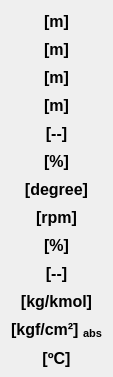
     <widget class="QWidget" name="verticalLayoutWidget_8">
      <property name="geometry">
       <rect>
        <x>382</x>
        <y>16</y>
        <width>101</width>
        <height>377</height>
       </rect>
      </property>
      <layout class="QVBoxLayout" name="verticalLayout_8">
       <property name="spacing">
        <number>6</number>
       </property>
       <property name="bottomMargin">
        <number>0</number>
       </property>
       <item>
        <widget class="QLabel" name="label_13">
         <property name="minimumSize">
          <size>
           <width>0</width>
           <height>22</height>
          </size>
         </property>
         <property name="maximumSize">
          <size>
           <width>16777215</width>
           <height>22</height>
          </size>
         </property>
         <property name="font">
          <font>
           <family>Arial</family>
           <pointsize>12</pointsize>
           <weight>75</weight>
           <italic>false</italic>
           <bold>true</bold>
          </font>
         </property>
         <property name="text">
          <string>&lt;html&gt;&lt;head/&gt;&lt;body&gt;&lt;p align=&quot;center&quot;&gt;[m]&lt;/p&gt;&lt;/body&gt;&lt;/html&gt;</string>
         </property>
         <property name="alignment">
          <set>Qt::AlignCenter</set>
         </property>
        </widget>
       </item>
       <item>
        <widget class="QLabel" name="label_14">
         <property name="minimumSize">
          <size>
           <width>0</width>
           <height>22</height>
          </size>
         </property>
         <property name="maximumSize">
          <size>
           <width>16777215</width>
           <height>22</height>
          </size>
         </property>
         <property name="font">
          <font>
           <family>Arial</family>
           <pointsize>12</pointsize>
           <weight>75</weight>
           <italic>false</italic>
           <bold>true</bold>
          </font>
         </property>
         <property name="text">
          <string>&lt;html&gt;&lt;head/&gt;&lt;body&gt;&lt;p align=&quot;center&quot;&gt;[m]&lt;/p&gt;&lt;/body&gt;&lt;/html&gt;</string>
         </property>
         <property name="alignment">
          <set>Qt::AlignCenter</set>
         </property>
        </widget>
       </item>
       <item>
        <widget class="QLabel" name="label_15">
         <property name="minimumSize">
          <size>
           <width>0</width>
           <height>22</height>
          </size>
         </property>
         <property name="maximumSize">
          <size>
           <width>16777215</width>
           <height>22</height>
          </size>
         </property>
         <property name="font">
          <font>
           <family>Arial</family>
           <pointsize>12</pointsize>
           <weight>75</weight>
           <italic>false</italic>
           <bold>true</bold>
          </font>
         </property>
         <property name="text">
          <string>&lt;html&gt;&lt;head/&gt;&lt;body&gt;&lt;p align=&quot;center&quot;&gt;[m]&lt;/p&gt;&lt;/body&gt;&lt;/html&gt;</string>
         </property>
         <property name="alignment">
          <set>Qt::AlignCenter</set>
         </property>
        </widget>
       </item>
       <item>
        <widget class="QLabel" name="label_16">
         <property name="minimumSize">
          <size>
           <width>0</width>
           <height>22</height>
          </size>
         </property>
         <property name="maximumSize">
          <size>
           <width>16777215</width>
           <height>22</height>
          </size>
         </property>
         <property name="font">
          <font>
           <family>Arial</family>
           <pointsize>12</pointsize>
           <weight>75</weight>
           <italic>false</italic>
           <bold>true</bold>
          </font>
         </property>
         <property name="text">
          <string>&lt;html&gt;&lt;head/&gt;&lt;body&gt;&lt;p align=&quot;center&quot;&gt;[m]&lt;/p&gt;&lt;/body&gt;&lt;/html&gt;</string>
         </property>
         <property name="alignment">
          <set>Qt::AlignCenter</set>
         </property>
        </widget>
       </item>
       <item>
        <widget class="QLabel" name="label_19">
         <property name="minimumSize">
          <size>
           <width>0</width>
           <height>22</height>
          </size>
         </property>
         <property name="maximumSize">
          <size>
           <width>16777215</width>
           <height>22</height>
          </size>
         </property>
         <property name="font">
          <font>
           <family>Arial</family>
           <pointsize>12</pointsize>
           <weight>75</weight>
           <italic>false</italic>
           <bold>true</bold>
          </font>
         </property>
         <property name="text">
          <string>&lt;html&gt;&lt;head/&gt;&lt;body&gt;&lt;p align=&quot;center&quot;&gt;[--]&lt;/p&gt;&lt;/body&gt;&lt;/html&gt;</string>
         </property>
         <property name="alignment">
          <set>Qt::AlignCenter</set>
         </property>
        </widget>
       </item>
       <item>
        <widget class="QLabel" name="label_31">
         <property name="minimumSize">
          <size>
           <width>0</width>
           <height>22</height>
          </size>
         </property>
         <property name="maximumSize">
          <size>
           <width>16777215</width>
           <height>22</height>
          </size>
         </property>
         <property name="font">
          <font>
           <family>Arial</family>
           <pointsize>12</pointsize>
           <weight>75</weight>
           <italic>false</italic>
           <bold>true</bold>
          </font>
         </property>
         <property name="text">
          <string>&lt;html&gt;&lt;head/&gt;&lt;body&gt;&lt;p align=&quot;center&quot;&gt;[%]&lt;/p&gt;&lt;/body&gt;&lt;/html&gt;</string>
         </property>
         <property name="alignment">
          <set>Qt::AlignCenter</set>
         </property>
        </widget>
       </item>
       <item>
        <widget class="QLabel" name="label_32">
         <property name="minimumSize">
          <size>
           <width>0</width>
           <height>22</height>
          </size>
         </property>
         <property name="maximumSize">
          <size>
           <width>16777215</width>
           <height>22</height>
          </size>
         </property>
         <property name="font">
          <font>
           <family>Arial</family>
           <pointsize>12</pointsize>
           <weight>75</weight>
           <italic>false</italic>
           <bold>true</bold>
          </font>
         </property>
         <property name="text">
          <string>&lt;html&gt;&lt;head/&gt;&lt;body&gt;&lt;p align=&quot;center&quot;&gt;[degree]&lt;/p&gt;&lt;/body&gt;&lt;/html&gt;</string>
         </property>
         <property name="alignment">
          <set>Qt::AlignCenter</set>
         </property>
        </widget>
       </item>
       <item>
        <widget class="QLabel" name="label_34">
         <property name="minimumSize">
          <size>
           <width>0</width>
           <height>22</height>
          </size>
         </property>
         <property name="maximumSize">
          <size>
           <width>16777215</width>
           <height>22</height>
          </size>
         </property>
         <property name="font">
          <font>
           <family>Arial</family>
           <pointsize>12</pointsize>
           <weight>75</weight>
           <italic>false</italic>
           <bold>true</bold>
          </font>
         </property>
         <property name="text">
          <string>&lt;html&gt;&lt;head/&gt;&lt;body&gt;&lt;p align=&quot;center&quot;&gt;[rpm]&lt;/p&gt;&lt;/body&gt;&lt;/html&gt;</string>
         </property>
         <property name="alignment">
          <set>Qt::AlignCenter</set>
         </property>
        </widget>
       </item>
       <item>
        <widget class="QLabel" name="label_47">
         <property name="minimumSize">
          <size>
           <width>0</width>
           <height>22</height>
          </size>
         </property>
         <property name="maximumSize">
          <size>
           <width>16777215</width>
           <height>22</height>
          </size>
         </property>
         <property name="font">
          <font>
           <family>Arial</family>
           <pointsize>12</pointsize>
           <weight>75</weight>
           <italic>false</italic>
           <bold>true</bold>
          </font>
         </property>
         <property name="text">
          <string>&lt;html&gt;&lt;head/&gt;&lt;body&gt;&lt;p align=&quot;center&quot;&gt;[%]&lt;/p&gt;&lt;/body&gt;&lt;/html&gt;</string>
         </property>
         <property name="alignment">
          <set>Qt::AlignCenter</set>
         </property>
        </widget>
       </item>
       <item>
        <widget class="QLabel" name="label_48">
         <property name="minimumSize">
          <size>
           <width>0</width>
           <height>22</height>
          </size>
         </property>
         <property name="maximumSize">
          <size>
           <width>16777215</width>
           <height>22</height>
          </size>
         </property>
         <property name="font">
          <font>
           <family>Arial</family>
           <pointsize>12</pointsize>
           <weight>75</weight>
           <italic>false</italic>
           <bold>true</bold>
          </font>
         </property>
         <property name="text">
          <string>&lt;html&gt;&lt;head/&gt;&lt;body&gt;&lt;p align=&quot;center&quot;&gt;[--]&lt;/p&gt;&lt;/body&gt;&lt;/html&gt;</string>
         </property>
         <property name="alignment">
          <set>Qt::AlignCenter</set>
         </property>
        </widget>
       </item>
       <item>
        <widget class="QLabel" name="label_36">
         <property name="minimumSize">
          <size>
           <width>0</width>
           <height>22</height>
          </size>
         </property>
         <property name="maximumSize">
          <size>
           <width>16777215</width>
           <height>22</height>
          </size>
         </property>
         <property name="font">
          <font>
           <family>Arial</family>
           <pointsize>12</pointsize>
           <weight>75</weight>
           <italic>false</italic>
           <bold>true</bold>
          </font>
         </property>
         <property name="text">
          <string>&lt;html&gt;&lt;head/&gt;&lt;body&gt;&lt;p align=&quot;center&quot;&gt;[kg/kmol]&lt;/p&gt;&lt;/body&gt;&lt;/html&gt;</string>
         </property>
         <property name="alignment">
          <set>Qt::AlignCenter</set>
         </property>
        </widget>
       </item>
       <item>
        <widget class="QLabel" name="label_43">
         <property name="minimumSize">
          <size>
           <width>0</width>
           <height>22</height>
          </size>
         </property>
         <property name="maximumSize">
          <size>
           <width>16777215</width>
           <height>22</height>
          </size>
         </property>
         <property name="font">
          <font>
           <family>Arial</family>
           <pointsize>12</pointsize>
           <weight>75</weight>
           <italic>false</italic>
           <bold>true</bold>
          </font>
         </property>
         <property name="text">
          <string>&lt;html&gt;&lt;head/&gt;&lt;body&gt;&lt;p align=&quot;center&quot;&gt;	[kgf/cm²] &lt;span style=&quot; vertical-align:sub;&quot;&gt;abs&lt;/span&gt;&lt;/p&gt;&lt;/body&gt;&lt;/html&gt;</string>
         </property>
         <property name="alignment">
          <set>Qt::AlignCenter</set>
         </property>
        </widget>
       </item>
       <item>
        <widget class="QLabel" name="label_45">
         <property name="minimumSize">
          <size>
           <width>0</width>
           <height>22</height>
          </size>
         </property>
         <property name="maximumSize">
          <size>
           <width>16777215</width>
           <height>22</height>
          </size>
         </property>
         <property name="font">
          <font>
           <family>Arial</family>
           <pointsize>12</pointsize>
           <weight>75</weight>
           <italic>false</italic>
           <bold>true</bold>
          </font>
         </property>
         <property name="text">
          <string>[ºC]</string>
         </property>
         <property name="alignment">
          <set>Qt::AlignCenter</set>
         </property>
        </widget>
       </item>
      </layout>
     </widget>
